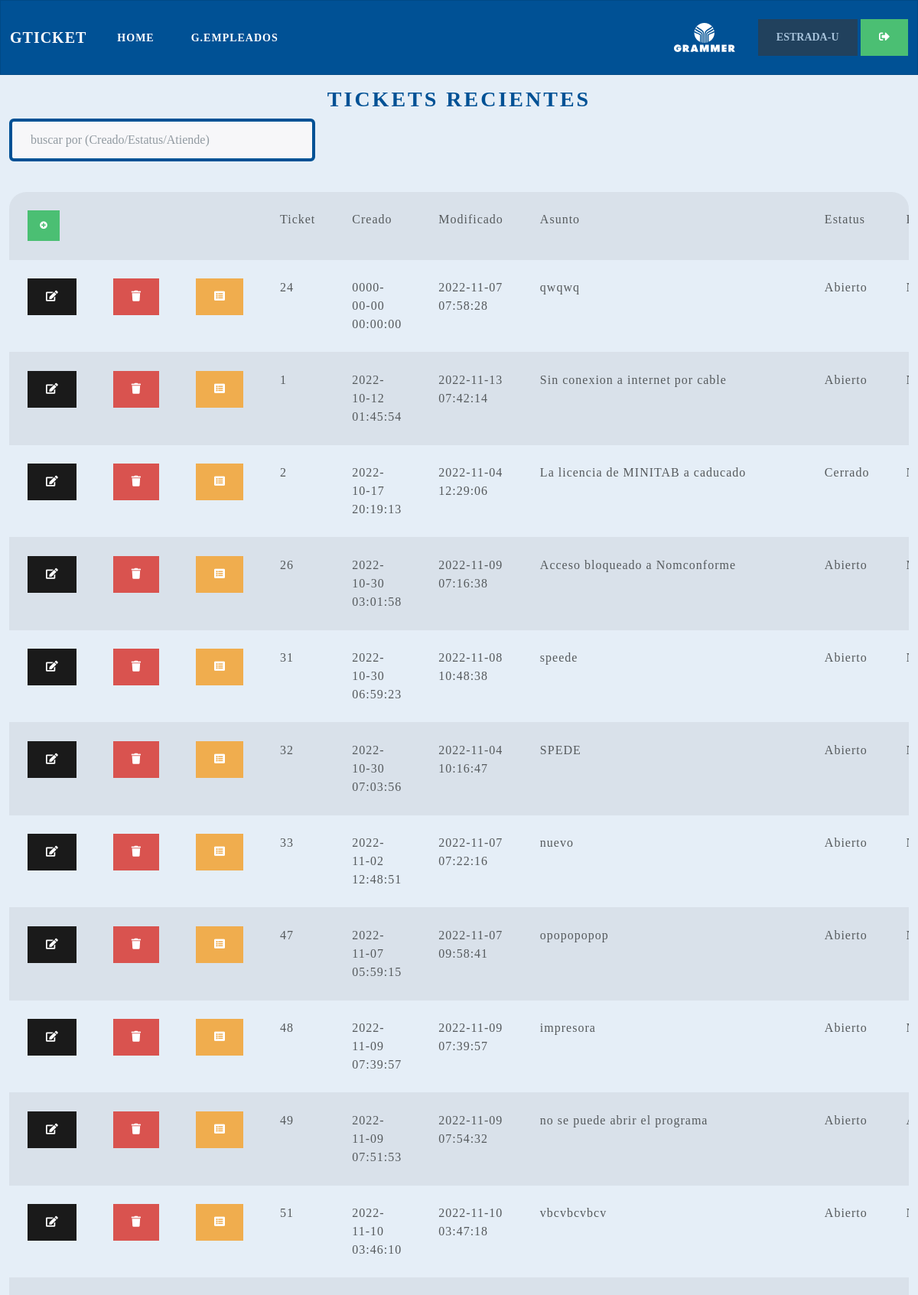
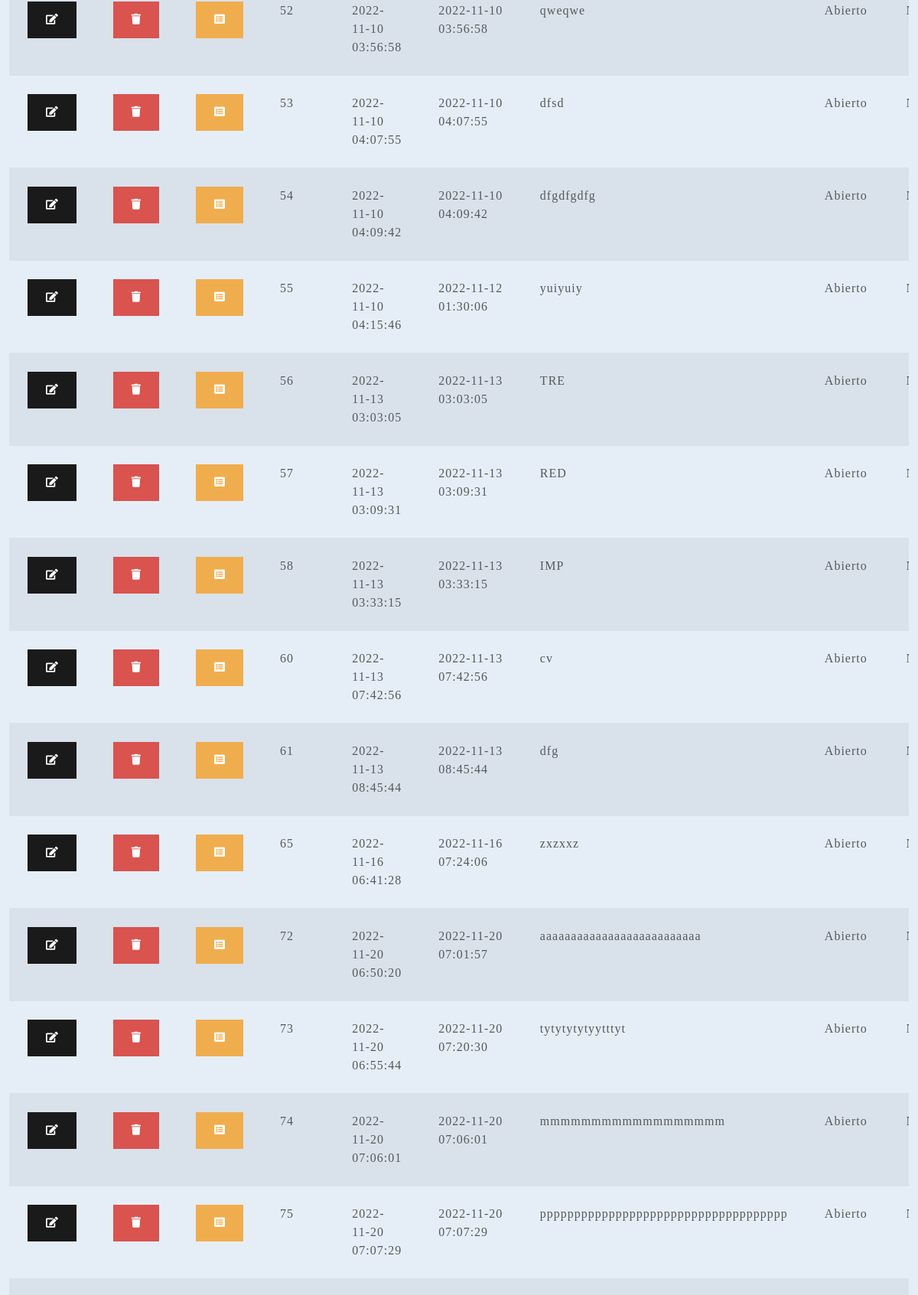
The app's page /admin/home_admin.php (signed in, upper part) with its own data (2 pictures, top to bottom).
### tables this page shows
CREATE TABLE `tickets` (
  `id` int(11) NOT NULL,
  `fecha_creacion_ticket` datetime DEFAULT NULL,
  `fecha_modificacion_ticket` datetime DEFAULT NULL,
  `asunto_ticket` varchar(100) DEFAULT NULL,
  `descripcion_ticket` varchar(300) DEFAULT NULL,
  `estatus_ticket` varchar(10) NOT NULL,
  `prioridad_ticket` varchar(10) NOT NULL,
  `autor_id` int(11) NOT NULL,
  `empledo_asignado_id` int(11) NOT NULL,
  `nivel_ticket` varchar(2) NOT NULL,
  `nota_ticket` varchar(300) NOT NULL,
  `nombre_equipo_ticket` varchar(40) DEFAULT NULL,
  `fabricante_ticket` varchar(30) DEFAULT NULL,
  `modelo_equipo_ticket` varchar(30) DEFAULT NULL,
  `tipo_conexion_ticket` varchar(15) NOT NULL,
  `nombre_aplicacion_ticket` varchar(35) DEFAULT NULL,
  `si_driver_update` varchar(2) DEFAULT NULL,
  `nombre_driver_update` varchar(100) DEFAULT NULL,
  `sistema_operativo_ticket` varchar(30) DEFAULT NULL,
  `tipo_cuestionario` varchar(3) DEFAULT NULL,
  `estado_ticket` int(11) NOT NULL
);

### class/classBaseDatos.php (called while the page is built, shortened)
<?
class BaseDatos
{
	var $EstatusConexion;
	var $bloqueRegistros;
	function iniciarConexion(){
		$this->EstatusConexion=mysqli_connect("localhost","root","","db_ticketsv2");
	}
	function consulta($query){
		$this->bloqueRegistros = mysqli_query($this->EstatusConexion,$query);
		$this->error=mysqli_error($this->EstatusConexion);
		if(strpos(strtolower($query),"select") !== false)
			$this->numeroRegistros=mysqli_num_rows($this->bloqueRegistros);
		else $this->numeroRegistros = 0;
	}
	function traeRegistro(){
	return mysqli_fetch_row($this->bloqueRegistros);
	}
	function numeCampos(){
		return mysqli_num_fields($this->bloqueRegistros);
	}
	function infoCampo($columna){
		return mysqli_fetch_field_direct($this->bloqueRegistros,$columna);
	}
}
?>

### class/classTickets.php (the view, shortened to what this page needs)
<?
	include "classBaseDatos.php";
	class Tickets extends BaseDatos
	{
		function proceso($accion){
			$result="";
			switch ($accion) {
				case 'list':
                $cadAdmin = "SELECT T.id as Ticket,fecha_creacion_ticket as Creado,fecha_modificacion_ticket as Modificado,asunto_ticket as Asunto,estatus_ticket as Estatus,prioridad_ticket as Prioridad,nivel_ticket as Nivel, CONCAT(nombre_empleado,' ',apellido_paterno) as Atiende, tipo_cuestionario FROM tickets T
                    join empleados E ON E.id = T.empledo_asignado_id WHERE estado_ticket = 0 ORDER BY fecha_creacion_ticket";
				$cadUser = "SELECT T.id as Ticket,fecha_creacion_ticket as Creado,fecha_modificacion_ticket as Modificado,asunto_ticket as Asunto,estatus_ticket as Estatus,prioridad_ticket as Prioridad,nivel_ticket as Nivel, CONCAT(nombre_empleado,' ',apellido_paterno) as Atiende, tipo_cuestionario FROM tickets T
					join empleados E ON E.id = T.empledo_asignado_id WHERE estado_ticket = 0 AND autor_id = ".$_SESSION["id"]." ORDER BY T.id";
					if($_SESSION["rol_id"] == 1){
						$result=$this->imprimeTablauser($cadUser,true,array("cuestionario"));
					}else{
						$result=$this->imprimeTabla($cadAdmin,true,array("formupdate","delete","cuestionario"));
					}
					break;
			}
			return $result;
		}
		function imprimeTabla($query,$formNew=false,$iconos=array()){
			$result="";
			$this->consulta($query);
			$result.='<table style="margin-top:" class="table table-hover table-ligh table-striped">';
		    $result.='<tr>';
		    $result.='<td colspan="'.count($iconos).'" >'.(($formNew)?'<form method="post"><input type="hidden" value="formNew" name="accion"/><button class = "btn btn-sm btn-success"><i title="Agregar Registro" class="fa fa-plus-circle"></i></button></form>':"&nbsp;").'</td>';
		    for($c=0; $c < $this->numeCampos();$c++){
		    $campo=$this->infoCampo($c);
		    $result.='<td>'.$campo->name.'</td>';
		    }
		    $result.='</tr>';
			for ($i=0; $i < $this->numeroRegistros; $i++) {
				$registro=$this->traeRegistro();
				$result.='<tr>';
		        foreach ($iconos as $value) {
		        	switch ($value) {
		        		case 'delete':
		        			$result.='<td width="6%"><form method="post"><input type="hidden" value="'.$value.'" name="accion"/>
                     <input type="hidden" name="idRegistro" value = "'.$registro[0].'">
        			<button class="btn btn-danger"><i title="Borrar registro" class="fas fa-trash"></i></button></form></td>';
		        			break;
		        		case 'formupdate':
		        			$result.='<td width="6%">
		        			<form method="post">
		        			<input type="hidden" value="'.$value.'" name="accion">
		        			<input type="hidden" value="'.$registro[0].'" name="idRegistro">
		        			<button class="btn btn-primary">
		        			<i title="Editar registro" class="fas fa-edit"></i>
		        			</button>
		        			</form>
		        			</td>';
		        			break;
						case 'cuestionario':
							if($registro[8] == "S/A"){
								$result.='<td width="6%">
								<form method="post" action="cuestionario.php">
								<input type="hidden" value="'.$value.'" name="accion">
								<input type="hidden" value="'.$registro[0].'" name="idRegistro">
								<button type="button" disabled class="btn btn-warning">
								<i title="Cuestionario" class="fa fa-list-alt"></i>
								</button>
								</form>
								</td>';
							}else{
								$result.='<td width="6%">
								<form method="post" action="cuestionario.php">
								<input type="hidden" value="'.$value.'" name="accion">
								<input type="hidden" value="'.$registro[0].'" name="idRegistro">
								<button class="btn btn-warning">
								<i title="Cuestionario" class="fa fa-list-alt"></i>
								</button>
								</form>
								</td>';
							}
		        			break;
		        	}
		        }
				for ($col=0; $col < count($registro); $col++) {
					$result.='<td>'.$registro[$col].'</td>';
				}$result.='</tr>';
			}
			$result.='</table>';
		    return $result;
		}
	}
$oTickets = new Tickets();
if (isset($_REQUEST['accion']))
	echo $oTickets->proceso($_REQUEST['accion']);
else
	echo $oTickets->proceso("list");
?>

### admin/home_admin.php (shortened to what this page needs)
<!DOCTYPE html>
<html>
<head>
	<link rel="stylesheet" type="text/css" href="../css/custom.css">
	<link rel="stylesheet" type="text/css" href="../css/bootstraplux.css">
</head>
<body style="">
	<? include "menu.php" ?>
	<div id="cabecera" style="text-align: center;background-color:;margin-top: 15px;margin-left:1%; margin-right:1%; ">
	<h2 style="margin-top:" align="center">Tickets Recientes</h2>
	<form id="formTickets" style="width:400px;">
			<input class="form-control" type="text" name="ticket" id="ticket" onkeyup="tickets('buscar')" placeholder="buscar por (Creado/Estatus/Atiende)">
		</form>
	</div>
    <div id="IDTickets" style="border-radius:22px;overflow-y: hidden;height: auto;width;margin-top: 40px;margin-left:1%; margin-right:1%; background-color: " class="">
		<? include "../class/classTickets.php" ?>
	</div>
</body>
</html>

### admin/menu.php (shortened to what this page needs)
<!DOCTYPE html>
<html>
<head>
  <link rel="stylesheet" type="text/css" href="../css/bootstraplux.css">
  <link rel="stylesheet" type="text/css" href="../css/all.css">
  <link rel="stylesheet" type="text/css" href="../css/custom.css">
</head>
<body>
<nav style="background-color:#005195 !important" class="navbar navbar-expand-lg navbar-light bg-light">
  <div class="container-fluid">
    <a style="color:white" class="navbar-brand" href="#">GTicket</a>
    <ul class="navbar-nav me-auto">
      <li class="nav-item">
        <a style="color: white" class="nav-link" href="home_admin.php"><i class="<--!aqui icono de fontawesome!-->"></i> Home</a>
      </li>
      <li class="nav-item">
        <a style="color: white" class="nav-link" href="gestion_emp.php"><i class=""></i>G.Empleados</a>
      </li>
    </ul>
    <div style="margin-right:30px">
  <img width="80" src="../graficos/grammer-logo.svg">
  </div>
 <div>
   <button type="button" class="btn btn-dark disabled"><?=$_SESSION['nombre_usuario'];
 ?></button>
 <button onclick="" type="button" class="btn btn-success"><a style="color:white" href="../index.php"><i class="fas fa-sign-out-alt"></i></a></button>
 </div>
  </div>
</nav>
</body>
</html>

### css/custom.css (style rules this page uses)
body { background-color: #E5EEF7 !important; }
input { border-radius: 6px !important; border-style: solid !important; border-width: 4px !important; border-color: #005195 !important; }

### css/all.css (style rules this page uses)
.fa, .fas, .far, .fal, .fad, .fab { -moz-osx-font-smoothing: grayscale; -webkit-font-smoothing: antialiased; display: inline-block; font-style: normal; font-variant: normal; text-rendering: auto; line-height: 1; }
.fa-edit:before { content: "\f044"; }
.fa-list-alt:before { content: "\f022"; }
.fa-plus-circle:before { content: "\f055"; }
.fa-sign-out-alt:before { content: "\f2f5"; }
.fa-trash:before { content: "\f1f8"; }

### records on screen
tickets: id "24", fecha_creacion_ticket "0000-00-00 00:00:00", fecha_modificacion_ticket "2022-11-07 07:58:28", asunto_ticket "qwqwq", estatus_ticket "Abierto"
tickets: id "1", fecha_creacion_ticket "2022-10-12 01:45:54", fecha_modificacion_ticket "2022-11-13 07:42:14", asunto_ticket "Sin conexion a internet por cable", estatus_ticket "Abierto"
tickets: id "2", fecha_creacion_ticket "2022-10-17 20:19:13", fecha_modificacion_ticket "2022-11-04 12:29:06", asunto_ticket "La licencia de MINITAB a caducado", estatus_ticket "Cerrado"
tickets: id "26", fecha_creacion_ticket "2022-10-30 03:01:58", fecha_modificacion_ticket "2022-11-09 07:16:38", asunto_ticket "Acceso bloqueado a Nomconforme", estatus_ticket "Abierto"
tickets: id "31", fecha_creacion_ticket "2022-10-30 06:59:23", fecha_modificacion_ticket "2022-11-08 10:48:38", asunto_ticket "speede", estatus_ticket "Abierto"
tickets: id "32", fecha_creacion_ticket "2022-10-30 07:03:56", fecha_modificacion_ticket "2022-11-04 10:16:47", asunto_ticket "SPEDE", estatus_ticket "Abierto"
tickets: id "33", fecha_creacion_ticket "2022-11-02 12:48:51", fecha_modificacion_ticket "2022-11-07 07:22:16", asunto_ticket "nuevo", estatus_ticket "Abierto"
tickets: id "47", fecha_creacion_ticket "2022-11-07 05:59:15", fecha_modificacion_ticket "2022-11-07 09:58:41", asunto_ticket "opopopopop", estatus_ticket "Abierto"
tickets: id "48", fecha_creacion_ticket "2022-11-09 07:39:57", fecha_modificacion_ticket "2022-11-09 07:39:57", asunto_ticket "impresora", estatus_ticket "Abierto"
tickets: id "49", fecha_creacion_ticket "2022-11-09 07:51:53", fecha_modificacion_ticket "2022-11-09 07:54:32", asunto_ticket "no se puede abrir el programa", estatus_ticket "Abierto"
tickets: id "51", fecha_creacion_ticket "2022-11-10 03:46:10", fecha_modificacion_ticket "2022-11-10 03:47:18", asunto_ticket "vbcvbcvbcv", estatus_ticket "Abierto"
tickets: id "52", fecha_creacion_ticket "2022-11-10 03:56:58", fecha_modificacion_ticket "2022-11-10 03:56:58", asunto_ticket "qweqwe", estatus_ticket "Abierto"
tickets: id "53", fecha_creacion_ticket "2022-11-10 04:07:55", fecha_modificacion_ticket "2022-11-10 04:07:55", asunto_ticket "dfsd", estatus_ticket "Abierto"
tickets: id "54", fecha_creacion_ticket "2022-11-10 04:09:42", fecha_modificacion_ticket "2022-11-10 04:09:42", asunto_ticket "dfgdfgdfg", estatus_ticket "Abierto"
tickets: id "55", fecha_creacion_ticket "2022-11-10 04:15:46", fecha_modificacion_ticket "2022-11-12 01:30:06", asunto_ticket "yuiyuiy", estatus_ticket "Abierto"
tickets: id "56", fecha_creacion_ticket "2022-11-13 03:03:05", fecha_modificacion_ticket "2022-11-13 03:03:05", asunto_ticket "TRE", estatus_ticket "Abierto"
tickets: id "57", fecha_creacion_ticket "2022-11-13 03:09:31", fecha_modificacion_ticket "2022-11-13 03:09:31", asunto_ticket "RED", estatus_ticket "Abierto"
tickets: id "58", fecha_creacion_ticket "2022-11-13 03:33:15", fecha_modificacion_ticket "2022-11-13 03:33:15", asunto_ticket "IMP", estatus_ticket "Abierto"
tickets: id "60", fecha_creacion_ticket "2022-11-13 07:42:56", fecha_modificacion_ticket "2022-11-13 07:42:56", asunto_ticket "cv", estatus_ticket "Abierto"
tickets: id "61", fecha_creacion_ticket "2022-11-13 08:45:44", fecha_modificacion_ticket "2022-11-13 08:45:44", asunto_ticket "dfg", estatus_ticket "Abierto"
tickets: id "65", fecha_creacion_ticket "2022-11-16 06:41:28", fecha_modificacion_ticket "2022-11-16 07:24:06", asunto_ticket "zxzxxz", estatus_ticket "Abierto"
tickets: id "72", fecha_creacion_ticket "2022-11-20 06:50:20", fecha_modificacion_ticket "2022-11-20 07:01:57", asunto_ticket "aaaaaaaaaaaaaaaaaaaaaaaaaa", estatus_ticket "Abierto"
tickets: id "73", fecha_creacion_ticket "2022-11-20 06:55:44", fecha_modificacion_ticket "2022-11-20 07:20:30", asunto_ticket "tytytytytyytttyt", estatus_ticket "Abierto"
tickets: id "74", fecha_creacion_ticket "2022-11-20 07:06:01", fecha_modificacion_ticket "2022-11-20 07:06:01", asunto_ticket "mmmmmmmmmmmmmmmmmm", estatus_ticket "Abierto"
tickets: id "75", fecha_creacion_ticket "2022-11-20 07:07:29", fecha_modificacion_ticket "2022-11-20 07:07:29", asunto_ticket "pppppppppppppppppppppppppppppppppppp", estatus_ticket "Abierto"

### other values on screen
$_SESSION['nombre_usuario'] "ESTRADA-U"
$campo->name "Ticket"
$campo->name "Creado"
$campo->name "Modificado"
$campo->name "Asunto"
$campo->name "Estatus"
